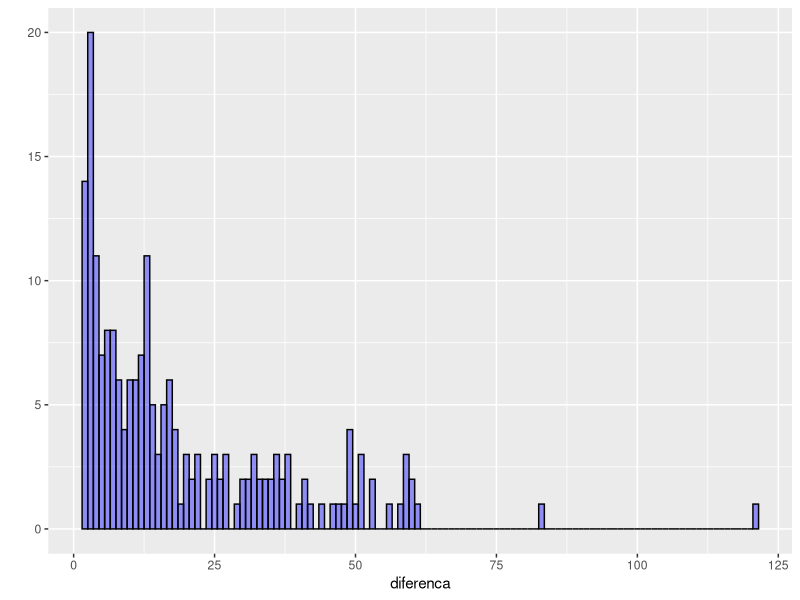
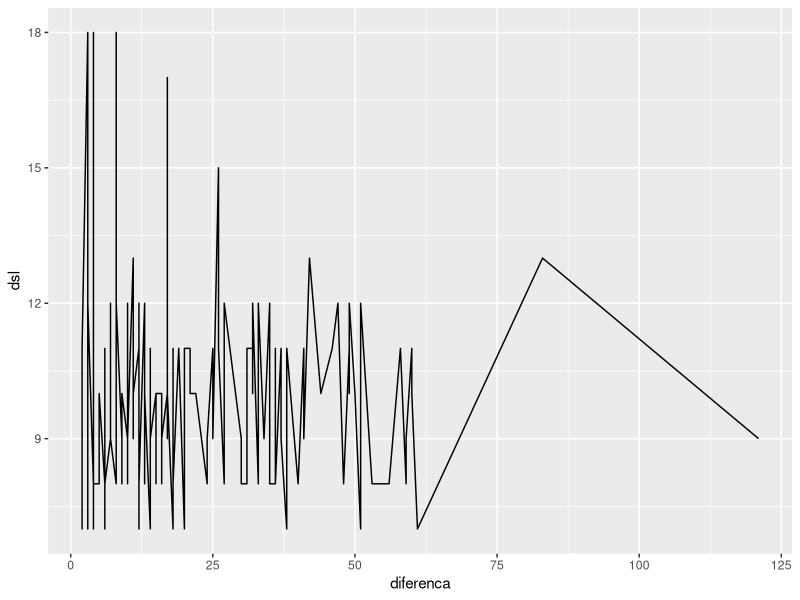
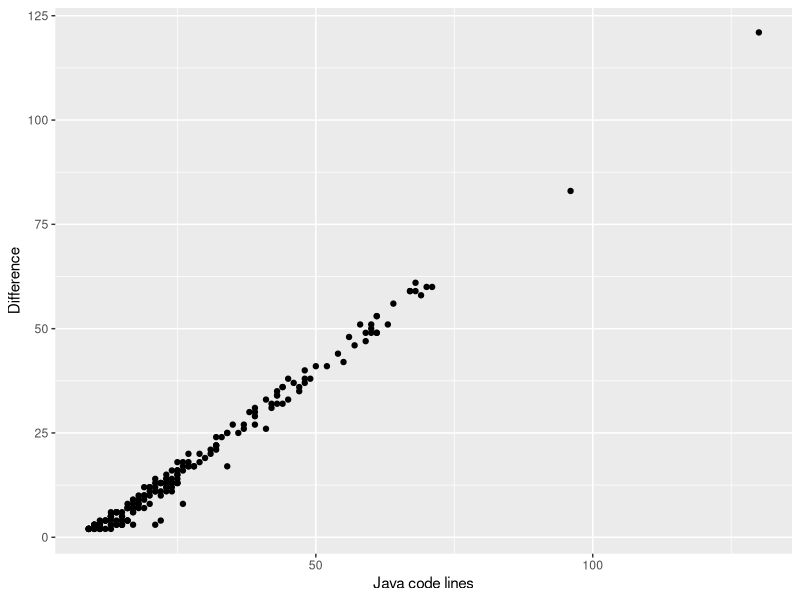
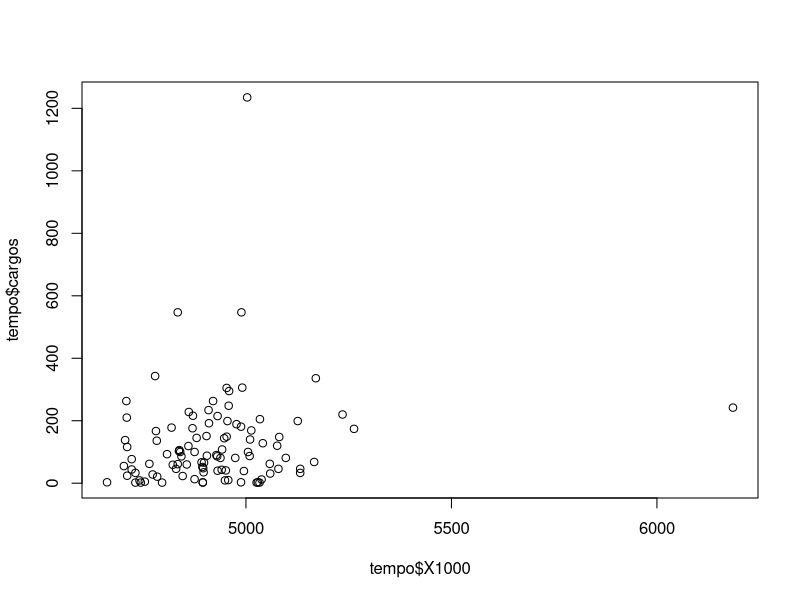
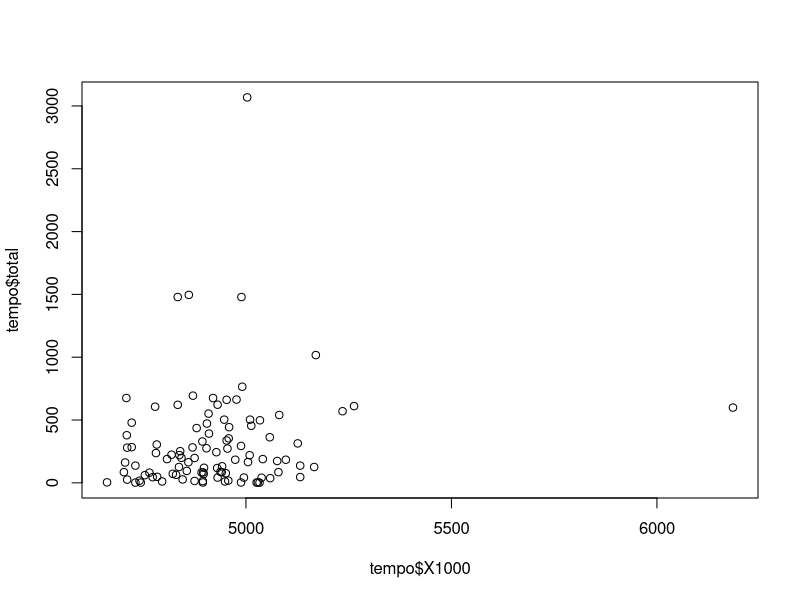
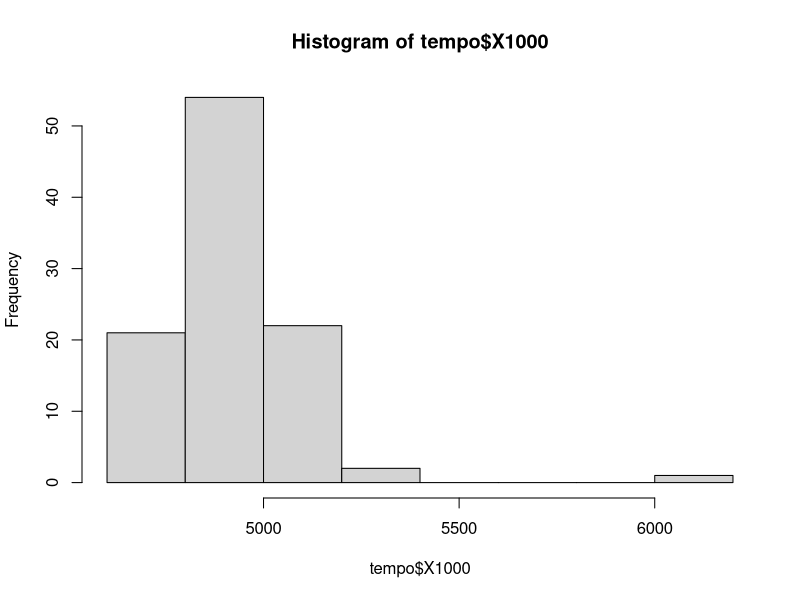

Write the R code that produced these figures, in order.
## ---- chunk 1
knitr::opts_chunk$set(echo = TRUE)
install.packages("dplyr")
install.packages("ggplot2")
install.packages("scales")
install.packages("reshape2")

library(dplyr)
library(ggplot2)
library(scales)
library(reshape2)
## ---- chunk 2
chamadores <- read.csv("chamadores.csv", 
               header = TRUE, quote="\"", 
               stringsAsFactors= TRUE, strip.white = TRUE)
## ---- chunk 3
chamadores <- mutate(chamadores, diferenca = java - dsl)

# o chamador dsl corresponde a qtos % do chamador java
chamadores <- mutate(chamadores, percent_dsl = (dsl * 100)/java)

# o chamador dsl eh qtos % menor do que o chamador java
chamadores <- mutate(chamadores, percent_menor = 100-percent_dsl)
## ---- chunk 4
str(chamadores)
## ---- chunk 5
# dsl
summary(chamadores$dsl)

#resumo da dsl
chamadores %>%
  summarise(media = mean(dsl), desvio_padrao = sd(dsl), mediana = median(dsl))

#java
summary(chamadores$java)

#resumo do java
chamadores %>%
  summarise(media = mean(java), desvio_padrao = sd(java), mediana = median(java))



#diferenca
summary(chamadores$diferenca)

#resumo da diferenca
chamadores %>%
  summarise(media = mean(diferenca), desvio_padrao = sd(diferenca), mediana = median(diferenca))



#percent_menor
summary(chamadores$percent_menor)

#resumo do percent_menor
chamadores %>%
  summarise(media = mean(percent_menor), desvio_padrao = sd(percent_menor), mediana = median(percent_menor))


#forte correlacao 
cor(chamadores$java,chamadores$diferenca)

## ---- chunk 6
#histograma da diferenca
qplot(x = diferenca, data = chamadores, geom = "histogram", binwidth = 1, fill=I("blue"), col=I("black"), alpha=I(.4))

#nao tem uma relacao clara entre diferenca e dsl
qplot(x = diferenca, y = dsl, data = chamadores, geom = "line")

#Quanto maior o chamador em Java maior a diferenca (mas na verdade eh relacionada a qtde de regras)
qplot(x = java, y = diferenca, data = chamadores, geom = "point", xlab = "Java code lines", ylab = "Difference")

## ---- chunk 7
tempo <- read.csv("tempo.csv", header = TRUE)
## ---- chunk 8

#correlacao fraca entre a qtde de cargos e o tempo de geracao
cor(tempo$cargos,tempo$X1000)
cor(tempo$cargos,tempo$X2000)

#sem correlacao entre os tempos (1000 e 2000 chamadores)
cor(tempo$X1000,tempo$X2000)

#correlacao fraca entre a qtde total de militares e o tempo de geracao
cor(tempo$total,tempo$X1000)
cor(tempo$total,tempo$X2000)

#media dos tempos de geracao
mean(tempo$X1000)
mean(tempo$X2000)

#sumario dos tempos
summary(tempo$X1000)
summary(tempo$X2000)

#sumario de cargos e total
summary(tempo$cargos)
summary(tempo$total)

#resumo do tempo (100 chamadores)
tempo %>%
  summarise(media = mean(X1000), desvio_padrao = sd(X1000), mediana = median(X1000), minimo=min(X1000), maximo=max(X1000))


#plots so pra ter nocao, mesmo sabendo q nao tem correlacao
plot(x = tempo$X1000, y = tempo$cargos)
plot(x = tempo$X1000, y = tempo$total)

#histograma do tempo (1000 chamadores)
hist(tempo$X1000)


#barplot(tempo$X1000)



#aux <- tempo[1,]
#aux
#c(aux[4:length(aux)])
#aux[4:length(aux)]

#tmp <- tempo[,4:length(tempo)]
#tmp



#plot(aux[4:length(aux)], pch = '|')
#plot(c(aux[4:length(aux)]))

#plot(aux[4:length(aux)])

#plot(x = qc, y = c200, data = aux, geom = "line")
